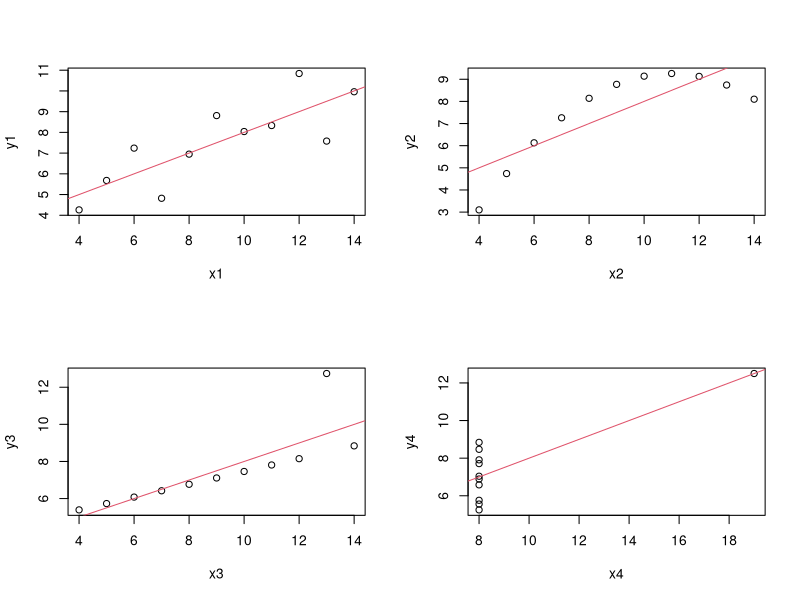
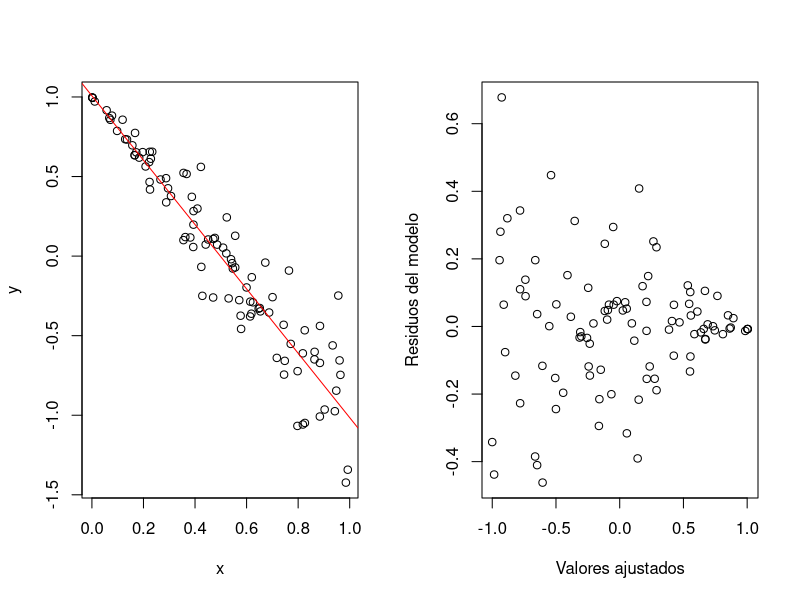

Generate these figures, in order, with R:
## ---- chunk 1
knitr::opts_chunk$set(echo = TRUE)
## ---- chunk 2
sal=c(1.8,2.2,3.5,4.0,4.3,5.0)
tensión=c(100,98,110,110,112,120)
(media.sal = mean(sal))
(media.tensión = mean(tensión))
## ---- chunk 3
(var.sal = var(sal))
(var.tensión = var(tensión))
(cov.sal.tensión = cov(sal,tensión))
## ---- chunk 4
(b1 = cov.sal.tensión/var.sal)
(b0 = media.tensión-b1*media.sal)
## ---- chunk 5
lm(tensión ~sal)
## ---- chunk 6
(round(media.tensión-b0-b1*media.sal,6))
## ---- chunk 7
tensión.estimada = b0+b1*sal
(mean(tensión.estimada)-mean(tensión))
## ---- chunk 8
errores=tensión.estimada-tensión
SSE = sum(errores^2)
n=length(sal)
(estimación.varianza = SSE/(n-2))
## ---- chunk 9
(SST = sum((tensión-media.tensión)^2))
## ---- chunk 10
(SSR = sum((tensión.estimada-media.tensión)^2))
## ---- chunk 11
(SSE = sum((tensión-tensión.estimada)^2))
## ---- chunk 12
(round(SST-SSR-SSE,6))
## ---- chunk 13
(R2=SSR/SST)
## ---- chunk 14
(R2=var(tensión.estimada)/var(tensión))
## ---- chunk 15
summary(lm(tensión ~ sal))$r.squared
## ---- chunk 16
data(anscombe)
str(anscombe)
## ---- chunk 17
anscombe
## ---- chunk 18
summary(lm(y1~x1,data=anscombe))$r.squared
summary(lm(y2~x2,data=anscombe))$r.squared
## ---- chunk 19
summary(lm(y3~x3,data=anscombe))$r.squared
summary(lm(y4~x4,data=anscombe))$r.squared
## ---- chunk 20
par(mfrow=c(2,2))
plot(y1~x1,data=anscombe)
abline(lm(y1~x1,data=anscombe),col=2)
plot(y2~x2,data=anscombe)
abline(lm(y2~x2,data=anscombe),col=2)
plot(y3~x3,data=anscombe)
abline(lm(y3~x3,data=anscombe),col=2)
plot(y4~x4,data=anscombe)
abline(lm(y4~x4,data=anscombe),col=2)
## ---- chunk 21
library(nortest)
lillie.test(errores)
## ---- chunk 22
alpha=0.05
S=sqrt(estimación.varianza)
extremo.izquierda.b1 = b1-qt(1-alpha/2,n-2)*S/(sd(sal)*sqrt(n-1))
extremo.derecha.b1 = b1+qt(1-alpha/2,n-2)*S/(sd(sal)*sqrt(n-1))
print('Intervalo confianza para b1:')
print(c(extremo.izquierda.b1,extremo.derecha.b1))
## ---- chunk 23
extremo.izquierda.b0 = b0-qt(1-alpha/2,n-2)*S*sqrt(1/n+media.sal^2/((n-1)*var(sal)))
extremo.derecha.b0 = b0+qt(1-alpha/2,n-2)*S*sqrt(1/n+media.sal^2/((n-1)*var(sal)))
print('Intervalo confianza para b0:')
print(c(extremo.izquierda.b0,extremo.derecha.b0))
## ---- chunk 24
confint(lm(tensión~sal),level=0.95)
## ---- chunk 25
alpha=0.05
x0=4.5
y0.estimado = b0+b1*x0
extremo.izquierda.mu.x0 = y0.estimado-qt(1-alpha/2,n-2)*S*
  sqrt(1/n+(x0-media.sal)^2/((n-1)*var(sal)))
extremo.derecha.mu.x0 = y0.estimado+qt(1-alpha/2,n-2)*S*
  sqrt(1/n+(x0-media.sal)^2/((n-1)*var(sal)))
print(paste("Intervalo de confianza para mu de Y para x0=",x0))
print(c(extremo.izquierda.mu.x0,extremo.derecha.mu.x0))
## ---- chunk 26
extremo.izquierda.y0 = y0.estimado-qt(1-alpha/2,n-2)*S*
  sqrt(1+1/n+(x0-media.sal)^2/((n-1)*var(sal)))
extremo.derecha.y0 = y0.estimado+qt(1-alpha/2,n-2)*S*
  sqrt(1+1/n+(x0-media.sal)^2/((n-1)*var(sal)))
print(paste("Intervalo de confianza para y0 para x0=",x0))
print(c(extremo.izquierda.y0,extremo.derecha.y0))
## ---- chunk 27
newdata=data.frame(sal=4.5)
predict.lm(lm(tensión~sal),newdata,interval="confidence",level= 0.95)
predict.lm(lm(tensión~sal),newdata,interval="prediction",level= 0.95)
## ---- chunk 28
(t0 = b1/(S/(sd(sal)*sqrt(n-1))))
## ---- chunk 29
(p=2*pt(abs(t0),n-2,lower.tail = FALSE))
## ---- chunk 30
summary(lm(tensión ~ sal))
## ---- chunk 31
t0^2
## ---- chunk 32
X=matrix(c(1,78,48.2,2.75,29.5,1,69,45.5,2.15,26.3,
 1,77,46.3,4.41,32.2,1,88,49,5.52,36.5,
 1,67,43,3.21,27.2,1,80,48,4.32,27.7,
 1,74,48,2.31,28.3,1,94,53,4.3,30.3,
 1,102,58,3.71,28.7),nrow=9,byrow=TRUE)
y=cbind(c(57.5,52.8,61.3,67,53.5,62.7,56.2,68.5,69.2))
(estimaciones.b = solve(t(X)%*%X)%*%(t(X)%*%y))
## ---- chunk 33
lm(y ~ X[,2]+X[,3]+X[,4]+X[,5])
## ---- chunk 34
vectores.medios = apply(X[,1:5],2,mean)
round(mean(y)-t(estimaciones.b)%*%vectores.medios,6)
## ---- chunk 35
valores.estimados = X%*%estimaciones.b
round(mean(y)-mean(valores.estimados),6)
## ---- chunk 36
errores=y-valores.estimados
round(mean(errores))
SSE=sum(errores^2)
n=dim(X)[1]
var(errores)-SSE/(n-1)
## ---- chunk 37
(SST=sum((y-mean(y))^2))
## ---- chunk 38
(SSR=sum((valores.estimados-mean(y))^2))
## ---- chunk 39
(SSE = sum(errores^2))
## ---- chunk 40
round(SST-SSR-SSE,6)
## ---- chunk 41
(R2=SSR/SST)
## ---- chunk 42
(R2 = var(valores.estimados)/var(y))
## ---- chunk 43
summary(lm(y~X[,2]+X[,3]+X[,4]+X[,5]))$r.squared
## ---- chunk 44
k=dim(X)[2]-1
(R2.adj = 1-(1-R2)*(n-1)/(n-k-1))
## ---- chunk 45
summary(lm(y~X[,2]+X[,3]+X[,4]+X[,5]))$adj.r.squared
## ---- chunk 46
summary(lm(y~X[,2]))$adj.r.squared
## ---- chunk 47
summary(lm(y~X[,2]+X[,3]))$adj.r.squared
## ---- chunk 48
summary(lm(y~X[,2]+X[,3]+X[,4]))$adj.r.squared
## ---- chunk 49
AIC(lm(y~X[,2]))
AIC(lm(y~X[,2]+X[,3]))
AIC(lm(y~X[,2]+X[,3]+X[,4]))
## ---- chunk 50
AIC(lm(y~X[,2]+X[,3]+X[,4]+X[,5]))
## ---- chunk 51
BIC(lm(y~X[,2]))
BIC(lm(y~X[,2]+X[,3]))
BIC(lm(y~X[,2]+X[,3]+X[,4]))
## ---- chunk 52
BIC(lm(y~X[,2]+X[,3]+X[,4]+X[,5]))
## ---- chunk 53
lillie.test(errores)
## ---- chunk 54
(S2 = SSE/(n-k-1))
## ---- chunk 55
S2*solve(t(X)%*%X)
## ---- chunk 56
(errores.estandar = sqrt(S2*diag(solve(t(X)%*%X))))
## ---- chunk 57
alpha=0.05
c(estimaciones.b[1]-qt(1-alpha/2,n-k-1)*errores.estandar[1],
  estimaciones.b[1]+qt(1-alpha/2,n-k-1)*errores.estandar[1])
## ---- chunk 58
c(estimaciones.b[2]-qt(1-alpha/2,n-k-1)*errores.estandar[2],
  estimaciones.b[2]+qt(1-alpha/2,n-k-1)*errores.estandar[2])
## ---- chunk 59
c(estimaciones.b[3]-qt(1-alpha/2,n-k-1)*errores.estandar[3],
  estimaciones.b[3]+qt(1-alpha/2,n-k-1)*errores.estandar[3])
## ---- chunk 60
c(estimaciones.b[4]-qt(1-alpha/2,n-k-1)*errores.estandar[4],
  estimaciones.b[4]+qt(1-alpha/2,n-k-1)*errores.estandar[4])
## ---- chunk 61
c(estimaciones.b[5]-qt(1-alpha/2,n-k-1)*errores.estandar[5],
  estimaciones.b[5]+qt(1-alpha/2,n-k-1)*errores.estandar[5])
## ---- chunk 62
confint(lm(y~X[,2]+X[,3]+X[,4]+X[,5]),level=0.95)
## ---- chunk 63
alpha=0.05
x0 = c(1,75,50,4,30)
y0.estimado = sum(estimaciones.b*x0)
c(y0.estimado-qt(1-alpha/2,n-k-1)*sqrt(S2*(t(x0)%*%solve(t(X)%*%X)%*%x0)),
  y0.estimado+qt(1-alpha/2,n-k-1)*sqrt(S2*(t(x0)%*%solve(t(X)%*%X)%*%x0)))
## ---- chunk 64
c(y0.estimado-qt(1-alpha/2,n-k-1)*sqrt(S2*(1+(t(x0)%*%solve(t(X)%*%X)%*%x0))),
  y0.estimado+qt(1-alpha/2,n-k-1)*sqrt(S2*(1+(t(x0)%*%solve(t(X)%*%X)%*%x0))))
## ---- chunk 65
newdata=data.frame(x1=75,x2=50,x3=4,x4=30)
x1=X[,2]
x2=X[,3]
x3=X[,4]
x4=X[,5]
predict.lm(lm(y~x1+x2+x3+x4),newdata,interval="confidence",level= 0.95)
## ---- chunk 66
predict.lm(lm(y~x1+x2+x3+x4),newdata,interval="prediction",level= 0.95)
## ---- chunk 67
anova(lm(y~X[,2:5]))
## ---- chunk 68
summary(lm(y~x1+x2+x3+x4))
## ---- chunk 69
set.seed(2020)
x<-runif(100)
y<-1-2*x+0.3*x*rnorm(100)
par(mfrow=c(1,2))
plot(x,y)
r=lm(y~x)
abline(r,col="red")
plot(r$res~r$fitted.values,xlab="Valores ajustados",ylab="Residuos del modelo")
## ---- chunk 70
residuos=r$res
(X0=length(residuos)*summary(lm(residuos^2~x+x^2))$r.squared)
(p.valor=pchisq(X0,2,lower.tail = FALSE))
